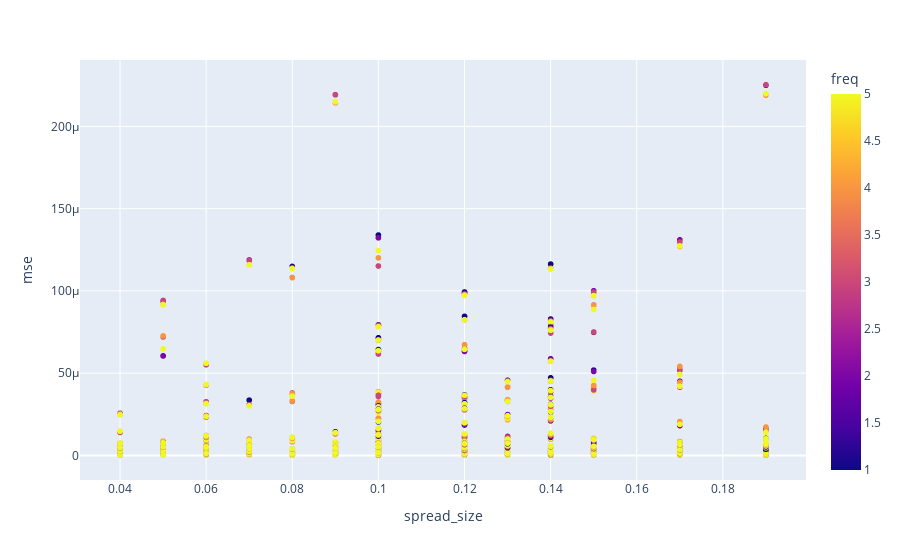

Source (notebook cell):
### Code cell
fig = px.scatter(obs_data, x='spread_size', y='mse', color='freq')
fig.show()

### Figure 1 — Plotly figure (JSON) as saved in the notebook; plotly's stock layout.template omitted (floating-point values rounded to 4 significant figures; data arrays with more than 128 entries replaced by an {"elided": "..."} marker saying what was removed)
{"data": [{"hovertemplate": "spread_size=%{x}<br>mse=%{y}<br>freq=%{marker.color}<extra></extra>", "legendgroup": "", "marker": {"color": {"elided": "1985 int values"}, "coloraxis": "coloraxis", "symbol": "circle"}, "mode": "markers", "name": "", "showlegend": false, "type": "scattergl", "x": {"elided": "1985 float values"}, "xaxis": "x", "y": {"elided": "1985 float values"}, "yaxis": "y"}], "layout": {"coloraxis": {"colorbar": {"title": {"text": "freq"}}, "colorscale": [[0, "#0d0887"], [0.1111, "#46039f"], [0.2222, "#7201a8"], [0.3333, "#9c179e"], [0.4444, "#bd3786"], [0.5556, "#d8576b"], [0.6667, "#ed7953"], [0.7778, "#fb9f3a"], [0.8889, "#fdca26"], [1, "#f0f921"]]}, "legend": {"tracegroupgap": 0}, "margin": {"t": 60}, "xaxis": {"anchor": "y", "domain": [0, 1], "title": {"text": "spread_size"}}, "yaxis": {"anchor": "x", "domain": [0, 1], "title": {"text": "mse"}}}}
